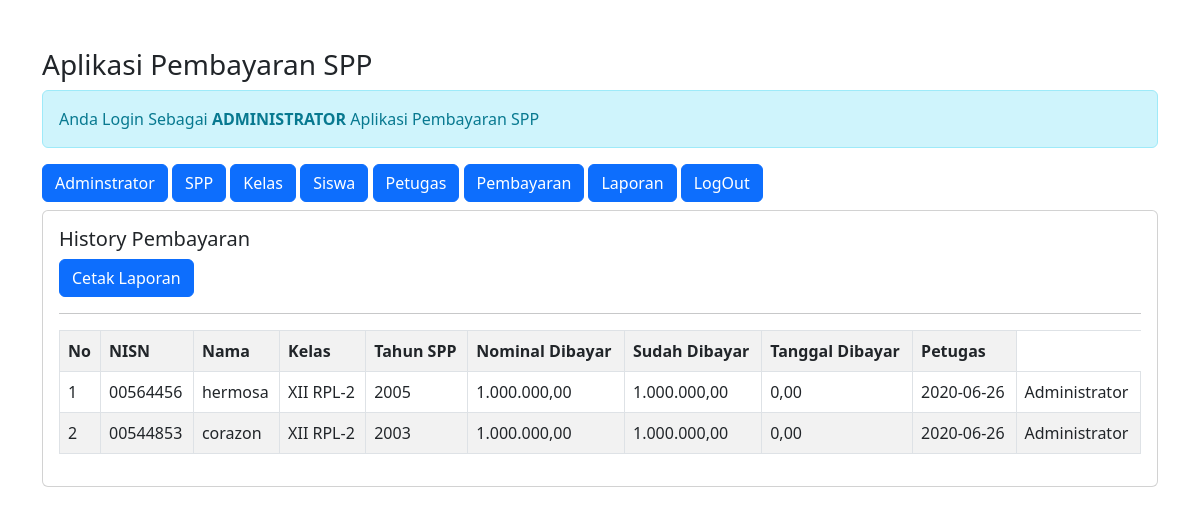
Screenshot of /admin/admin.php?url=laporan (signed in) with the database file from the repository.
### tables this page shows
CREATE TABLE `pembayaran` (
  `id_pembayaran` int(11) NOT NULL,
  `id_petugas` int(11) NOT NULL,
  `nisn` varchar(10) NOT NULL,
  `tgl_bayar` date NOT NULL,
  `bulan_dibayar` varchar(8) NOT NULL,
  `tahun_dibayar` varchar(4) NOT NULL,
  `id_spp` int(11) NOT NULL,
  `jumlah_bayar` int(11) NOT NULL
);

CREATE TABLE `siswa` (
  `nisn` char(10) NOT NULL,
  `nis` char(8) NOT NULL,
  `nama` varchar(35) NOT NULL,
  `id_kelas` int(11) NOT NULL,
  `alamat` text NOT NULL,
  `no_telp` varchar(13) NOT NULL,
  `id_spp` int(11) NOT NULL
);

CREATE TABLE `kelas` (
  `id_kelas` int(11) NOT NULL,
  `nama_kelas` varchar(10) NOT NULL,
  `kompetensi_keahlian` varchar(50) NOT NULL
);

CREATE TABLE `spp` (
  `id_spp` int(11) NOT NULL,
  `tahun` int(11) NOT NULL,
  `nominal` int(11) NOT NULL
);

CREATE TABLE `petugas` (
  `id_petugas` int(11) NOT NULL,
  `username` varchar(25) NOT NULL,
  `password` varchar(32) NOT NULL,
  `nama_petugas` varchar(35) NOT NULL,
  `level` enum('admin','petugas') NOT NULL
);

### admin/laporan.php (the view, shortened to what this page needs)
<h5>History Pembayaran</h5>
<a href="cetak-laporan.php" class="btn btn-primary">Cetak Laporan</a>
<hr>
<table class="table table-striped table-bordered">
    <tr class="fw-bold">
        <td>No</td>
        <td>NISN</td>
        <td>Nama</td>
        <td>Kelas</td>
        <td>Tahun SPP</td>
        <td>Nominal Dibayar</td>
        <td>Sudah Dibayar</td>
        <td>Tanggal Dibayar</td>
        <td>Petugas</td>
    </tr>
    <?php
    include'../koneksi.php';
    $no = 1;
    $sql = "SELECT*FROM pembayaran,siswa,kelas,spp,petugas
    WHERE pembayaran.nisn=siswa.nisn
    AND siswa.id_kelas=kelas.id_kelas
    AND pembayaran.id_spp=spp.id_spp
    AND pembayaran.id_petugas=petugas.id_petugas
    ORDER BY tgl_bayar DESC";
    $query = mysqli_query($koneksi, $sql);
    foreach($query as $data){
        $data_pembayaran = mysqli_query($koneksi, "SELECT SUM(jumlah_bayar) as jumlah_bayar FROM pembayaran WHERE nisn='$data[nisn]'");
        $data_pembayaran = mysqli_fetch_array($data_pembayaran);
        $kekurangan = $data['nominal']-$data_pembayaran['jumlah_bayar'];
        ?>
    <tr>
        <td><?= $no++; ?></td>
        <td><?= $data['nisn'] ?></td>
        <td><?= $data['nama'] ?></td>
        <td><?= $data['nama_kelas'] ?></td>
        <td><?= $data['tahun'] ?></td>
        <td><?=number_format($data['nominal'],2,',','.'); ?></td>
        <td><?=number_format($data['jumlah_bayar'],2,',','.'); ?></td>
        <td><?=number_format($kekurangan,2,',','.'); ?></td>
        <td><?= $data['tgl_bayar'] ?></td>
        <td><?= $data['nama_petugas'] ?></td>
    </tr>
    <?php } ?>
</table>

### admin/admin.php (shortened to what this page needs)
<!DOCTYPE html>
<html>
<head>
    <link href="../css/bootstrap.min.css" rel="stylesheet">
</head>
<body>
    <div class="container mt-5">
        <h3>Aplikasi Pembayaran SPP</h3>
        <div class="alert alert-info">
            Anda Login Sebagai <b>ADMINISTRATOR</b> Aplikasi Pembayaran SPP
        </div>
        <a href="admin.php" class="btn btn-primary">Adminstrator</a>
        <a href="admin.php?url=spp" class="btn btn-primary">SPP</a>
        <a href="admin.php?url=kelas" class="btn btn-primary">Kelas</a>
        <a href="admin.php?url=siswa" class="btn btn-primary">Siswa</a>
        <a href="admin.php?url=petugas" class="btn btn-primary">Petugas</a>
        <a href="admin.php?url=pembayaran" class="btn btn-primary">Pembayaran</a>
        <a href="admin.php?url=laporan" class="btn btn-primary">Laporan</a>
        <a href="admin.php?url=logout" class="btn btn-primary">LogOut</a>
        <div class="card mt-2">
            <div class="card-body">
                <?php
            $file = @$_GET['url'];
            if (empty($file)){
                echo "<h4> Selamat Datang di halaman Administrator.</h4>";
                echo "Aplikasi Pembayaran SPP digunakan untuk mempermudah dalam mencatat pembayaran siswa / siswi disekolah.";
            }else{
                include $file.'.php';
            }
            ?>
            </div>
        </div>
    </div>
</body>
</html>

### rows the page displays
pembayaran: nisn.nisn "00564456", nisn.nama "hermosa", kelas.nama_kelas "XII RPL-2", spp.tahun "2005", spp.nominal "1.000.000,00", jumlah_bayar "1.000.000,00", kekurangan "0,00", tgl_bayar "2020-06-26", id_petugas.nama_petugas "Administrator"
pembayaran: nisn.nisn "00544853", nisn.nama "corazon", kelas.nama_kelas "XII RPL-2", spp.tahun "2003", spp.nominal "1.000.000,00", jumlah_bayar "1.000.000,00", kekurangan "0,00", tgl_bayar "2020-06-26", id_petugas.nama_petugas "Administrator"
